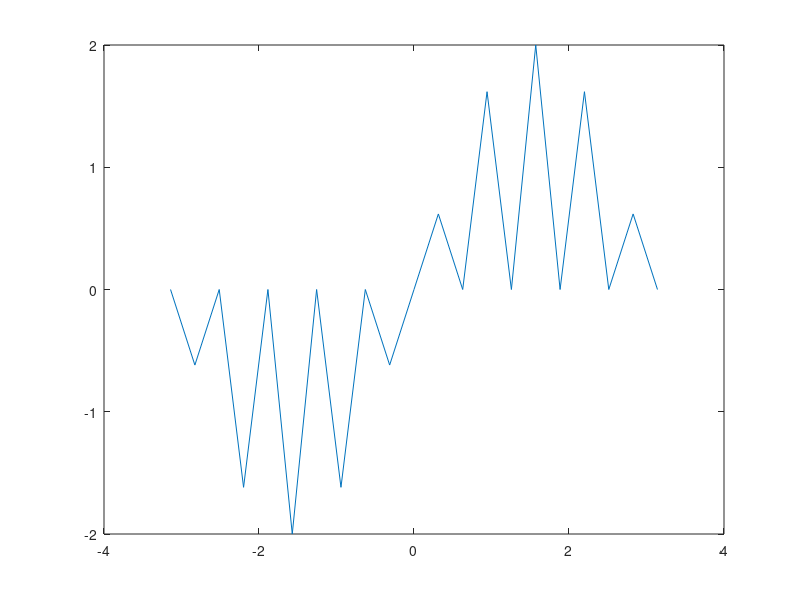

Write MATLAB code to recreate this figure. (Note: this script raises an error after producing the figure.)
% E52
N = [10 100 1000];
method = [1 2 3];
##c=1
L = pi;
T = 10;
it = 1; %element of N
dx = mesh_size = L/N(it);
x = -L:mesh_size:L;
len = length(x);
##x = linspace(-L, L, N(it)+1);
##dx = x(2) - x(1); %sample any 2 points, probably should be mesh size?
dx2 = dx^2;
global A; % for fun input
A = sparse( eye(len-2)*(-2/dx2) + diag(ones(len-3,1), 1)/dx2 + diag(ones(len-3,1), -1)/dx2 ); %u_xx coeff matrix finite diff
u0 = sin(x) + sin(9*x) %initial condition
u0_slice = u0(2:end-1)'; % slice inner and transpose
plot(x, u0); %check the init cond
figure();
##f_ut = @(t, u) A*b;
##ut = f_ut([0, 1],u0)
[t,u] = ode45 (@calc_ut, [0, 10], u0_slice);  %test with ode45, using dummy function as input
plot(x(2:end-1)',u')
u_exact = sin(x)*exp(-T) + sin(9*x)*exp(-81*T)
u(end,:) %result is always dim-2
u0
norm(u(end,:) - u_exact(2:end-1))